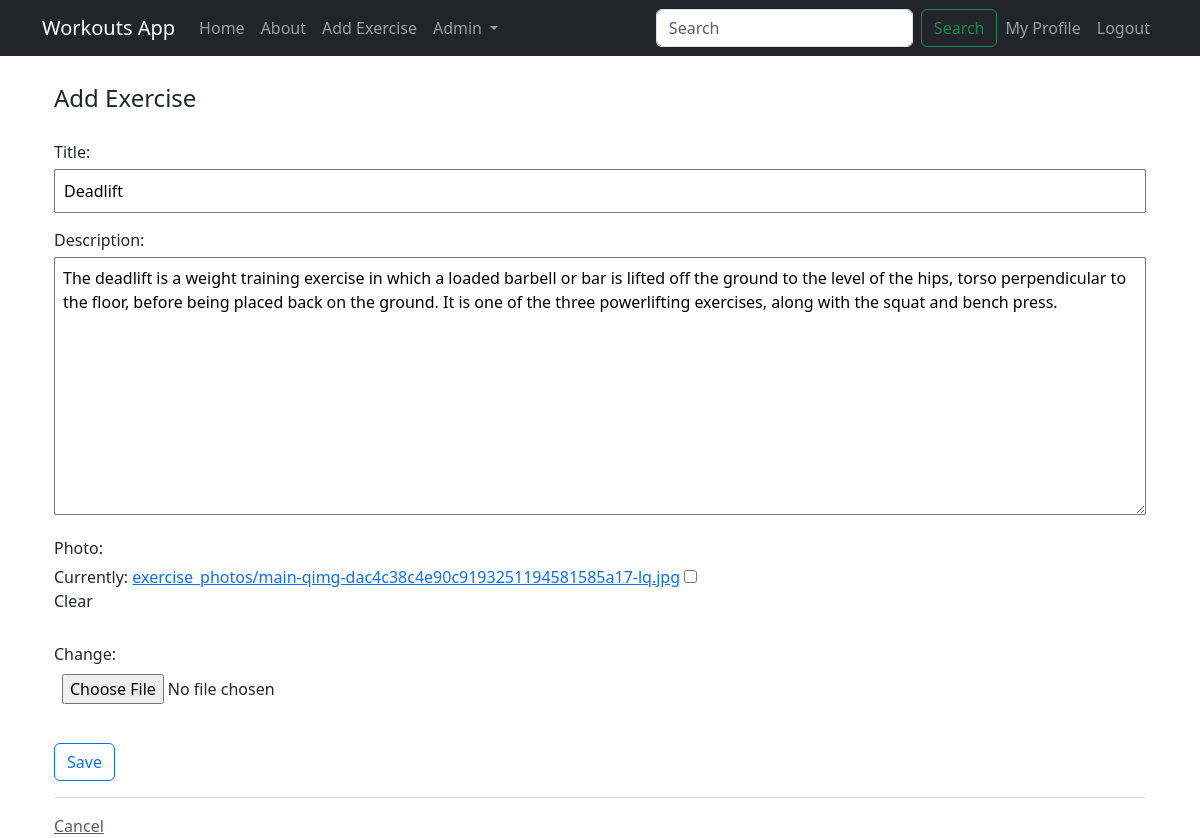
/exercise/3/update/ (signed in), run on the app's committed database.
### exercises/models.py (models this page shows, shortened)
class Exercise(models.Model):
    title = models.CharField(max_length=100)
    description = models.TextField()
    photo = models.ImageField(upload_to='exercise_photos/', blank=True, null=True)
    author = models.ForeignKey(User, on_delete=models.CASCADE)
    is_approved = models.BooleanField(default=False)
    created_at = models.DateTimeField(auto_now_add=True)
    updated_at = models.DateTimeField(auto_now=True)
    STATUS_CHOICES = (
        ('approved', 'Approved'),
        ('rejected', 'Rejected'),
        ('pending', 'Pending'),
    )
    status = models.CharField(
        max_length=10,
        choices=STATUS_CHOICES,
        default='pending',
    )

### exercises/views.py (the view, shortened to what this page needs)
# urls.py: path('exercise/<int:pk>/update/', views.ExerciseUpdateView.as_view(), name="exercises-update"),
class ExerciseUpdateView(LoginRequiredMixin, UserPassesTestMixin, UpdateView):
    model = models.Exercise
    form_class = ExerciseForm
    template_name = 'exercises/exercise_form.html'
    def test_func(self):
        exercise = self.get_object()
        return self.request.user.is_superuser or self.request.user.is_staff or self.request.user == exercise.author
    def dispatch(self, request, *args, **kwargs):
        if not self.test_func():
            raise PermissionDenied("You do not have the required permissions.")
        return super().dispatch(request, *args, **kwargs)

### exercises/forms.py
class ExerciseForm(forms.ModelForm):
    class Meta:
        model = Exercise
        fields = ['title', 'description', 'photo']

### exercises/templates/exercises/exercise_form.html (shortened to what this page needs)
{% extends 'exercises/base.html' %}
{% load crispy_forms_tags %}
{% block content %}
<div class="container">
    <form method="POST" enctype="multipart/form-data">
        <fieldset class="form-group">
            <legend class="border_bottom mb-4">Add Exercise</legend>
            <div class="form-group">
                <label for="{{ form.title.id_for_label }}">Title:</label>
                {{ form.title }}
            </div>
            <div class="form-group">
                <label for="{{ form.description.id_for_label }}">Description:</label>
                {{ form.description }}
            </div>
            <div class="form-group">
                <label for="{{ form.photo.id_for_label }}">Photo:</label>
                {{ form.photo }}
            </div>
        </fieldset>
        <div class="form-group py-3">
            <input class="btn btn-outline-primary" type="submit" value="Save">
        </div>
    </form>
    <div class="border-top pt-3">
        <a class="text-muted" href="{% url 'exercises-home' %}">Cancel</a>
    </div>
</div>
{% endblock content %}

### exercises/templates/exercises/exercise_form.html (style rules this page uses)
.form-group label { display: block; margin-bottom: 5px; }
.form-group input[type="text"], .form-group textarea, .form-group input[type="file"] { width: 100%; padding: 8px; margin-bottom: 15px; box-sizing: border-box; }

### data on the page
Exercise: title "Deadlift", description "The deadlift is a weight training exercise in which a loaded barbell or bar is lifted off the ground to the level of the hips, torso perpendicular to the floor, before being placed back on the ground. It is one of the three powerlifting exercises, along with the squat and bench press."
